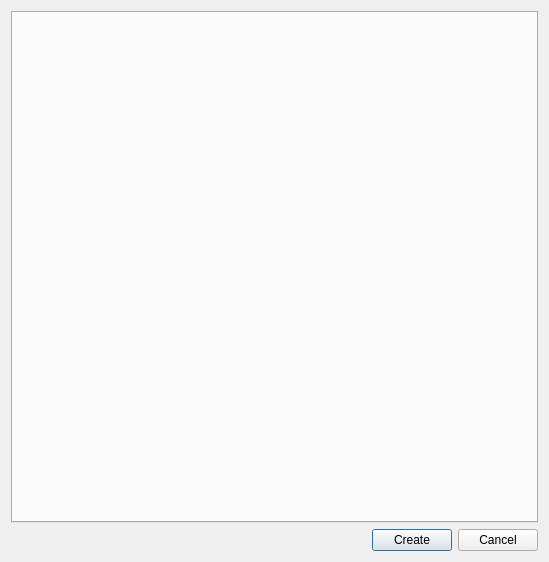
<?xml version="1.0" encoding="UTF-8"?>
<ui version="4.0">
 <class>NewEntryDialog</class>
 <widget class="QDialog" name="NewEntryDialog">
  <property name="geometry">
   <rect>
    <x>0</x>
    <y>0</y>
    <width>549</width>
    <height>562</height>
   </rect>
  </property>
  <property name="windowTitle">
   <string>Dialog</string>
  </property>
  <layout class="QVBoxLayout" name="verticalLayout">
   <item>
    <widget class="VersionEditor" name="tabWidget"/>
   </item>
   <item>
    <layout class="QHBoxLayout" name="horizontalLayout">
     <item>
      <spacer name="horizontalSpacer">
       <property name="orientation">
        <enum>Qt::Horizontal</enum>
       </property>
       <property name="sizeHint" stdset="0">
        <size>
         <width>40</width>
         <height>20</height>
        </size>
       </property>
      </spacer>
     </item>
     <item>
      <widget class="QPushButton" name="createButton">
       <property name="text">
        <string>Create</string>
       </property>
      </widget>
     </item>
     <item>
      <widget class="QPushButton" name="cancelButton">
       <property name="text">
        <string>Cancel</string>
       </property>
      </widget>
     </item>
    </layout>
   </item>
  </layout>
 </widget>
 <customwidgets>
  <customwidget>
   <class>VersionEditor</class>
   <extends>QTabWidget</extends>
   <header>versioneditor.h</header>
   <container>1</container>
  </customwidget>
 </customwidgets>
 <resources/>
 <connections>
  <connection>
   <sender>cancelButton</sender>
   <signal>clicked()</signal>
   <receiver>NewEntryDialog</receiver>
   <slot>reject()</slot>
   <hints>
    <hint type="sourcelabel">
     <x>487</x>
     <y>538</y>
    </hint>
    <hint type="destinationlabel">
     <x>504</x>
     <y>385</y>
    </hint>
   </hints>
  </connection>
 </connections>
</ui>
